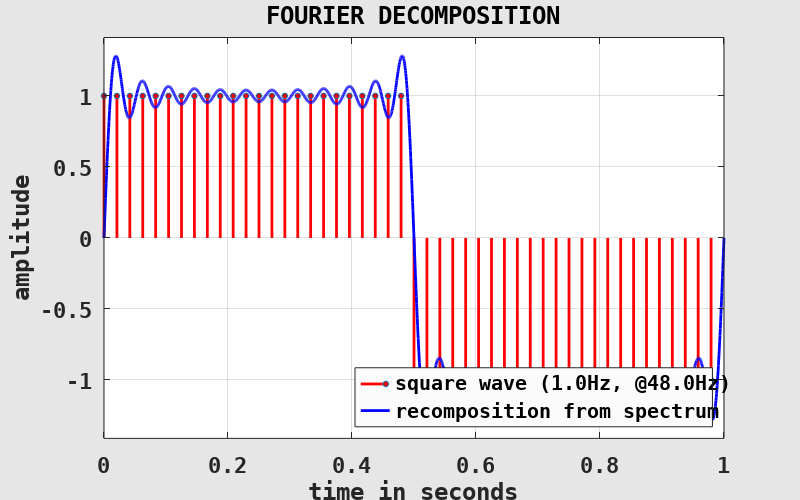
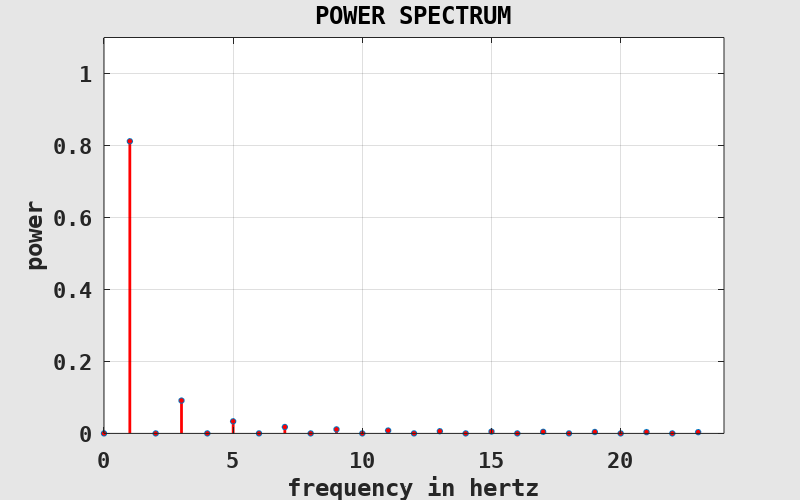

These figures' MATLAB source, in order:
clearvars( '-except', '-regexp', '^fig\d*$' );

	% -----------------------------------------------------------------------
	% a discrete test signal (square wave with frequency f and length L)
	% -----------------------------------------------------------------------
f = 1;
L = 1; % length in seconds, EXERCISE!

fS = 48; % sampling rate, EXERCISE!
N = floor( L * fS );

ti = (0:N-1) / fS; % quantized time values
xi = 2*(2*floor( f * ti ) - floor( 2*f * ti ) + 1) - 1; % quantized square wave

	% -----------------------------------------------------------------------
	% Fourier transform the test signal
	% -----------------------------------------------------------------------
fNy = fS / 2; % Nyquist frequency

Xk = fft( xi ) / N; % complex Fourier coefficients

fk = (0:N-1) / N * fS; % frequency values
fk(fk >= fNy) = fk(fk >= fNy) - fS; % imply negative frequencies

	% -----------------------------------------------------------------------
	% compute the power spectral density (aka power spectrum)
	% -----------------------------------------------------------------------
Pk = abs( Xk ) .^ 2;

Pk(fk < 0) = []; % remove negative frequency components
fk(fk < 0) = [];

Pk(2:end) = 2 * Pk(2:end); % rescale to match total power
Xk = [sqrt( Pk(1) ), 2 * sqrt( Pk(2:end) / 2 )];

	% -----------------------------------------------------------------------
	% re-composite signal from spectrum
	% THIS PART IS NOT IMPORTANT FOR FOLLOWING THE LECTURE!
	% -----------------------------------------------------------------------
dt = 1 / 2000; % temporal resolution
t = linspace( 0, L, L / dt );

xr = Xk(1) * ones( 1, numel( t ) );
for j = 2:numel( Xk )
	xr = xr + Xk(j) * sin( 2*pi*fk(j) * t );
end

	% -----------------------------------------------------------------------
	% plot Fourier decomposition
	% THIS PART IS NOT IMPORTANT FOR FOLLOWING THE LECTURE!
	% -----------------------------------------------------------------------
if exist( 'fig1', 'var' ) ~= 1 || ~ishandle( fig1 ) % prepare figure window
	fig1 = figure( ...
		'Color', [0.9, 0.9, 0.9], 'InvertHardcopy', 'off', ...
		'PaperPosition', [0, 0, 8, 5], ...
		'defaultAxesFontName', 'DejaVu Sans Mono', 'defaultAxesFontSize', 16, 'defaultAxesFontWeight', 'bold', ...
		'defaultAxesNextPlot', 'add', ...
		'defaultAxesBox', 'on', 'defaultAxesLayer', 'top', ...
		'defaultAxesXGrid', 'on', 'defaultAxesYGrid', 'on' );
end

figure( fig1 ); % set and clear current figure
clf( fig1 );

set( fig1, 'Name', 'FOURIER DECOMPOSITION' ); % set labels
title( get( fig1, 'Name' ) );

xlabel( 'time in seconds' );
ylabel( 'amplitude' );

xlim( [0, L] ); % set axes
ylim( [-1, 1] * max( abs( cat( 2, xi, xr ) ) ) * 1.1 );

stem( ti, xi, ... % plot discrete signal
	'Color', 'red', 'LineWidth', 2, 'MarkerSize', 4, 'MarkerFaceColor', 'red', ...
	'ShowBaseLine', 'off' );

plot( t, xr, ... % plot recomposed signal
	'Color', 'blue', 'LineWidth', 2 );

h = legend( {sprintf( 'square wave (%.1fHz, @%.1fHz)', f, fS ), 'recomposition from spectrum'}, ...
	'Location', 'southeast' );
set( h, 'Color', [0.9825, 0.9825, 0.9825] );

	% -----------------------------------------------------------------------
	% plot power spectrum
	% THIS PART IS NOT IMPORTANT FOR FOLLOWING THE LECTURE!
	% -----------------------------------------------------------------------
if exist( 'fig2', 'var' ) ~= 1 || ~ishandle( fig2 ) % prepare figure window
	fig2 = figure( ...
		'Color', [0.9, 0.9, 0.9], 'InvertHardcopy', 'off', ...
		'PaperPosition', [0, 0, 8, 5], ...
		'defaultAxesFontName', 'DejaVu Sans Mono', 'defaultAxesFontSize', 16, 'defaultAxesFontWeight', 'bold', ...
		'defaultAxesNextPlot', 'add', ...
		'defaultAxesBox', 'on', 'defaultAxesLayer', 'top', ...
		'defaultAxesXGrid', 'on', 'defaultAxesYGrid', 'on' );
end

figure( fig2 ); % set and clear current figure
clf( fig2 );

set( fig2, 'Name', 'POWER SPECTRUM' ); % set labels
title( get( fig2, 'Name' ) );

xlabel( 'frequency in hertz' );
ylabel( 'power' );

xlim( [0, fNy] ); % set axes
ylim( [0, 1] * 1.1 );

stem( fk, Pk, ... % plot power spectrum
	'Color', 'red', 'LineWidth', 2, 'MarkerSize', 4, 'MarkerFaceColor', 'red', ...
	'ShowBaseLine', 'off' );

	% -----------------------------------------------------------------------
	% write plot images
	% THIS PART IS NOT IMPORTANT FOR FOLLOWING THE LECTURE!
	% -----------------------------------------------------------------------
print( fig1, 'fdomain_decomp', '-depsc2', '-loose' );
print( fig2, 'fdomain_powspec', '-depsc2', '-loose' );
